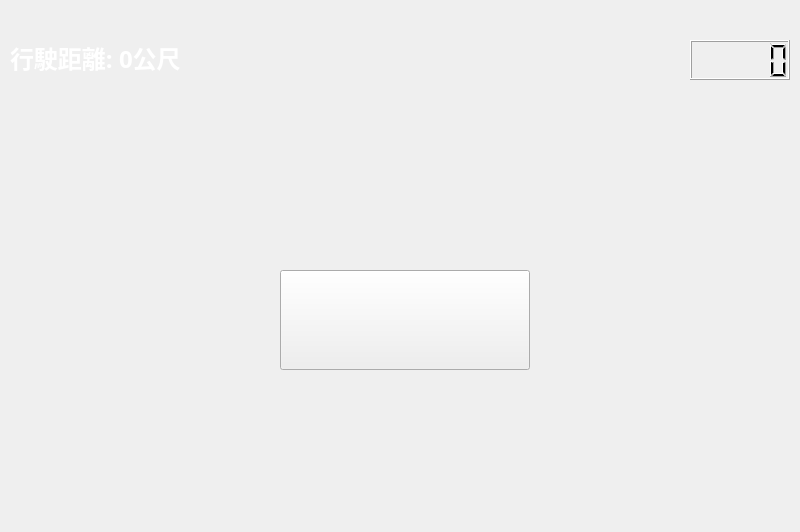
<?xml version="1.0" encoding="UTF-8"?>
<ui version="4.0">
 <class>MainWindow</class>
 <widget class="QMainWindow" name="MainWindow">
  <property name="geometry">
   <rect>
    <x>0</x>
    <y>0</y>
    <width>800</width>
    <height>532</height>
   </rect>
  </property>
  <property name="windowTitle">
   <string>MainWindow</string>
  </property>
  <widget class="QWidget" name="centralwidget">
   <widget class="QLabel" name="background">
    <property name="geometry">
     <rect>
      <x>0</x>
      <y>0</y>
      <width>4800</width>
      <height>512</height>
     </rect>
    </property>
    <property name="text">
     <string/>
    </property>
    <property name="pixmap">
     <pixmap resource="images.qrc">:/src/map.png</pixmap>
    </property>
   </widget>
   <widget class="QLabel" name="label_title">
    <property name="geometry">
     <rect>
      <x>210</x>
      <y>70</y>
      <width>384</width>
      <height>150</height>
     </rect>
    </property>
    <property name="text">
     <string/>
    </property>
    <property name="pixmap">
     <pixmap resource="images.qrc">:/src/game_name.png</pixmap>
    </property>
   </widget>
   <widget class="QLabel" name="car">
    <property name="geometry">
     <rect>
      <x>10</x>
      <y>220</y>
      <width>237</width>
      <height>71</height>
     </rect>
    </property>
    <property name="text">
     <string/>
    </property>
    <property name="pixmap">
     <pixmap resource="images.qrc">:/src/car.png</pixmap>
    </property>
    <property name="scaledContents">
     <bool>true</bool>
    </property>
   </widget>
   <widget class="QPushButton" name="button_start_game">
    <property name="geometry">
     <rect>
      <x>280</x>
      <y>270</y>
      <width>250</width>
      <height>100</height>
     </rect>
    </property>
    <property name="focusPolicy">
     <enum>Qt::NoFocus</enum>
    </property>
    <property name="text">
     <string/>
    </property>
    <property name="icon">
     <iconset resource="images.qrc">
      <normaloff>:/src/start_btn.png</normaloff>:/src/start_btn.png</iconset>
    </property>
    <property name="iconSize">
     <size>
      <width>250</width>
      <height>100</height>
     </size>
    </property>
   </widget>
   <widget class="QLabel" name="label_distance">
    <property name="geometry">
     <rect>
      <x>10</x>
      <y>40</y>
      <width>300</width>
      <height>36</height>
     </rect>
    </property>
    <property name="font">
     <font>
      <family>微軟正黑體</family>
      <pointsize>18</pointsize>
      <bold>true</bold>
     </font>
    </property>
    <property name="styleSheet">
     <string notr="true">color: rgb(255, 255, 255);</string>
    </property>
    <property name="text">
     <string>行駛距離: 0公尺</string>
    </property>
   </widget>
   <widget class="QLCDNumber" name="lcd_clock">
    <property name="geometry">
     <rect>
      <x>690</x>
      <y>40</y>
      <width>100</width>
      <height>40</height>
     </rect>
    </property>
   </widget>
  </widget>
  <widget class="QMenuBar" name="menubar">
   <property name="geometry">
    <rect>
     <x>0</x>
     <y>0</y>
     <width>800</width>
     <height>21</height>
    </rect>
   </property>
  </widget>
 </widget>
 <resources>
  <include location="images.qrc"/>
 </resources>
 <connections/>
</ui>
